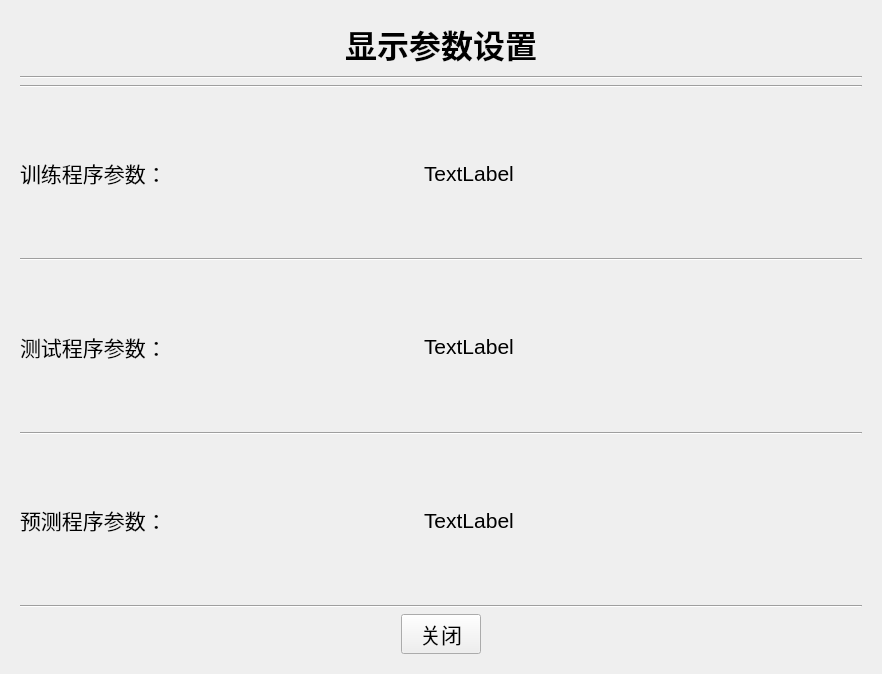
<?xml version="1.0" encoding="UTF-8"?>
<ui version="4.0">
 <class>Parameter</class>
 <widget class="QWidget" name="Parameter">
  <property name="geometry">
   <rect>
    <x>0</x>
    <y>0</y>
    <width>882</width>
    <height>674</height>
   </rect>
  </property>
  <property name="sizePolicy">
   <sizepolicy hsizetype="Fixed" vsizetype="Fixed">
    <horstretch>0</horstretch>
    <verstretch>0</verstretch>
   </sizepolicy>
  </property>
  <property name="windowTitle">
   <string>算法文件添加</string>
  </property>
  <layout class="QVBoxLayout" name="verticalLayout">
   <item>
    <layout class="QVBoxLayout" name="verticalLayout_3">
     <item>
      <widget class="QWidget" name="widget" native="true">
       <property name="font">
        <font>
         <pointsize>16</pointsize>
        </font>
       </property>
       <layout class="QVBoxLayout" name="verticalLayout_2">
        <item>
         <widget class="QLabel" name="label_Parameter_setting_title">
          <property name="sizePolicy">
           <sizepolicy hsizetype="Preferred" vsizetype="Fixed">
            <horstretch>0</horstretch>
            <verstretch>0</verstretch>
           </sizepolicy>
          </property>
          <property name="maximumSize">
           <size>
            <width>16777215</width>
            <height>50</height>
           </size>
          </property>
          <property name="font">
           <font>
            <pointsize>24</pointsize>
           </font>
          </property>
          <property name="layoutDirection">
           <enum>Qt::LeftToRight</enum>
          </property>
          <property name="text">
           <string>&lt;html&gt;&lt;head/&gt;&lt;body&gt;&lt;p align=&quot;center&quot;&gt;&lt;span style=&quot; font-weight:600;&quot;&gt;显示参数设置&lt;/span&gt;&lt;/p&gt;&lt;/body&gt;&lt;/html&gt;</string>
          </property>
         </widget>
        </item>
        <item>
         <widget class="Line" name="line">
          <property name="orientation">
           <enum>Qt::Horizontal</enum>
          </property>
         </widget>
        </item>
        <item>
         <widget class="Line" name="line_2">
          <property name="orientation">
           <enum>Qt::Horizontal</enum>
          </property>
         </widget>
        </item>
        <item>
         <layout class="QHBoxLayout" name="horizontalLayout_3">
          <item>
           <widget class="QLabel" name="label_2">
            <property name="text">
             <string>训练程序参数：</string>
            </property>
           </widget>
          </item>
          <item>
           <widget class="QLabel" name="label">
            <property name="text">
             <string>TextLabel</string>
            </property>
           </widget>
          </item>
          <item>
           <spacer name="horizontalSpacer_3">
            <property name="orientation">
             <enum>Qt::Horizontal</enum>
            </property>
            <property name="sizeType">
             <enum>QSizePolicy::Fixed</enum>
            </property>
            <property name="sizeHint" stdset="0">
             <size>
              <width>40</width>
              <height>20</height>
             </size>
            </property>
           </spacer>
          </item>
         </layout>
        </item>
        <item>
         <widget class="Line" name="line_5">
          <property name="orientation">
           <enum>Qt::Horizontal</enum>
          </property>
         </widget>
        </item>
        <item>
         <layout class="QHBoxLayout" name="horizontalLayout_4">
          <item>
           <widget class="QLabel" name="label_4">
            <property name="text">
             <string>测试程序参数：</string>
            </property>
           </widget>
          </item>
          <item>
           <widget class="QLabel" name="label_3">
            <property name="text">
             <string>TextLabel</string>
            </property>
           </widget>
          </item>
          <item>
           <spacer name="horizontalSpacer_2">
            <property name="orientation">
             <enum>Qt::Horizontal</enum>
            </property>
            <property name="sizeType">
             <enum>QSizePolicy::Fixed</enum>
            </property>
            <property name="sizeHint" stdset="0">
             <size>
              <width>40</width>
              <height>20</height>
             </size>
            </property>
           </spacer>
          </item>
         </layout>
        </item>
        <item>
         <widget class="Line" name="line_4">
          <property name="orientation">
           <enum>Qt::Horizontal</enum>
          </property>
         </widget>
        </item>
        <item>
         <layout class="QHBoxLayout" name="horizontalLayout_5">
          <item>
           <widget class="QLabel" name="label_5">
            <property name="text">
             <string>预测程序参数：</string>
            </property>
           </widget>
          </item>
          <item>
           <widget class="QLabel" name="label_6">
            <property name="text">
             <string>TextLabel</string>
            </property>
           </widget>
          </item>
          <item>
           <spacer name="horizontalSpacer">
            <property name="orientation">
             <enum>Qt::Horizontal</enum>
            </property>
            <property name="sizeType">
             <enum>QSizePolicy::Fixed</enum>
            </property>
            <property name="sizeHint" stdset="0">
             <size>
              <width>40</width>
              <height>20</height>
             </size>
            </property>
           </spacer>
          </item>
         </layout>
        </item>
        <item>
         <widget class="Line" name="line_3">
          <property name="orientation">
           <enum>Qt::Horizontal</enum>
          </property>
         </widget>
        </item>
        <item>
         <layout class="QHBoxLayout" name="horizontalLayout_9">
          <item>
           <spacer name="horizontalSpacer_4">
            <property name="orientation">
             <enum>Qt::Horizontal</enum>
            </property>
            <property name="sizeHint" stdset="0">
             <size>
              <width>40</width>
              <height>20</height>
             </size>
            </property>
           </spacer>
          </item>
          <item>
           <widget class="QPushButton" name="pushButton_save">
            <property name="text">
             <string>关闭</string>
            </property>
           </widget>
          </item>
          <item>
           <spacer name="horizontalSpacer_5">
            <property name="orientation">
             <enum>Qt::Horizontal</enum>
            </property>
            <property name="sizeHint" stdset="0">
             <size>
              <width>40</width>
              <height>20</height>
             </size>
            </property>
           </spacer>
          </item>
         </layout>
        </item>
       </layout>
      </widget>
     </item>
    </layout>
   </item>
  </layout>
 </widget>
 <resources/>
 <connections/>
</ui>
